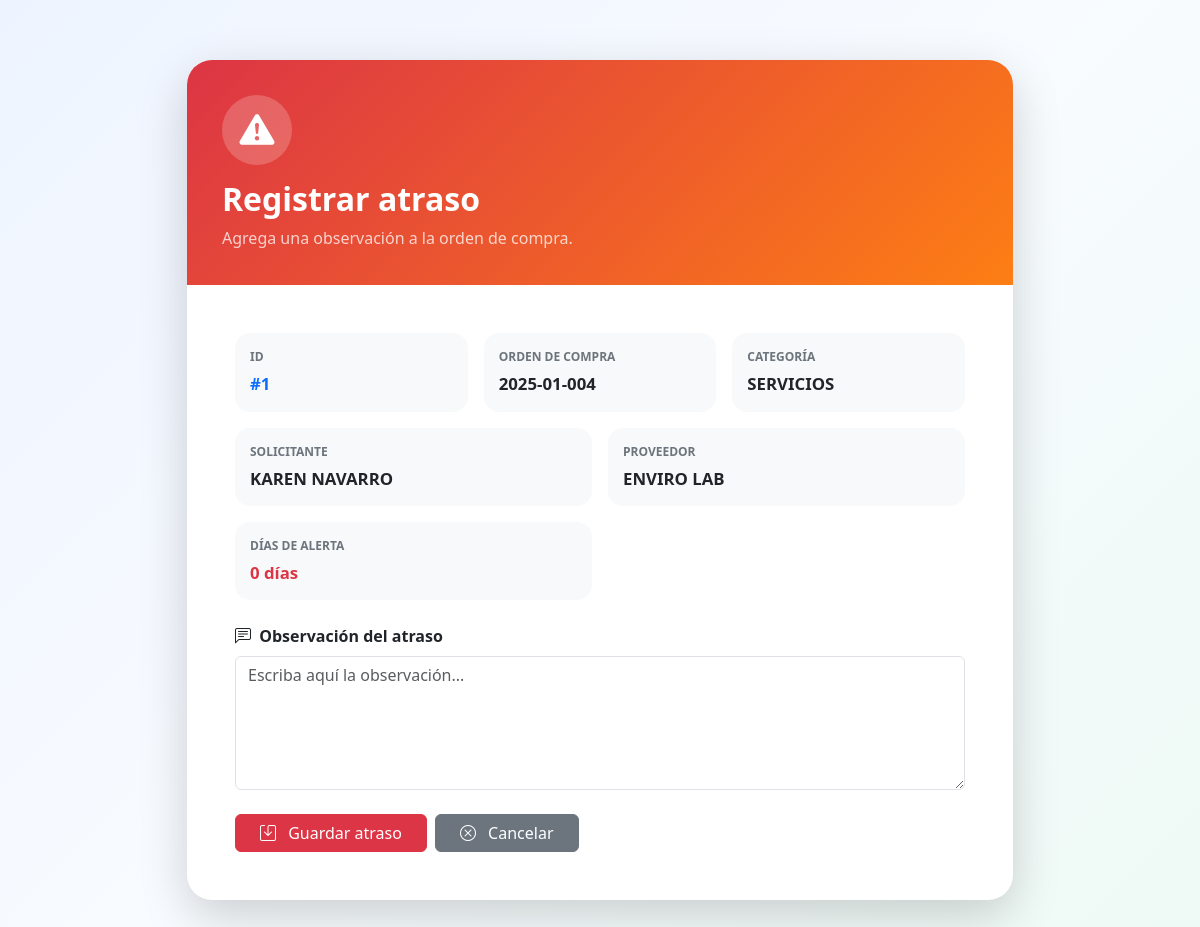
The page /php/guardar_atraso.php?id=1 on the database its author committed.
### tables this page shows
CREATE TABLE `compras_detalle` (
  `id` int(11) NOT NULL AUTO_INCREMENT,
  `fecha_solicitud` date DEFAULT NULL,
  `status` varchar(50) DEFAULT NULL,
  `solicitud` varchar(50) DEFAULT NULL,
  `categoria` varchar(50) DEFAULT NULL,
  `destino` varchar(50) DEFAULT NULL,
  `area` varchar(50) DEFAULT NULL,
  `solicitante` varchar(100) DEFAULT NULL,
  `descripcion` text DEFAULT NULL,
  `proveedor` varchar(100) DEFAULT NULL,
  `orden_compra` varchar(50) DEFAULT NULL,
  `fecha_aprobada` date DEFAULT NULL,
  `llego_terminal` varchar(10) DEFAULT NULL,
  `llego_isla` varchar(10) DEFAULT NULL,
  `fecha_llegada_isla` date DEFAULT NULL,
  `fecha_llegada` date DEFAULT NULL,
  `status_entrega` varchar(100) DEFAULT NULL,
  `fecha_cierre_oc` datetime DEFAULT NULL,
  `contador_dias` int(11) DEFAULT NULL,
  `alertas_dias` int(11) DEFAULT NULL,
  `fecha_alerta` date DEFAULT NULL,
  `comentario` varchar(255) DEFAULT NULL,
  PRIMARY KEY (`id`)
);

### php/guardar_atraso.php (the view, shortened to what this page needs)
<?php
require_once __DIR__ . '/conexion.php';
$con->set_charset("utf8mb4");
$id_recibido = $_POST['id'] ?? $_GET['id'] ?? '';
$id = filter_var(
    $id_recibido,
    FILTER_VALIDATE_INT
);
?>
<?php
$sql = "
    SELECT
        id,
        fecha_solicitud,
        solicitud,
        categoria,
        area,
        solicitante,
        descripcion,
        proveedor,
        orden_compra,
        llego_terminal,
        llego_isla,
        fecha_llegada,
        fecha_llegada_isla,
        status_entrega,
        fecha_cierre_oc,
        contador_dias,
        alertas_dias,
        comentario
    FROM compras_detalle
    WHERE id = ?
    LIMIT 1
";
$stmt = $con->prepare($sql);
$stmt->bind_param(
    "i",
    $id
);
if (!$stmt->execute()) {
    die("Error ejecutando consulta: "
        . $stmt->error);
}
$resultado = $stmt->get_result();
$compra = $resultado->fetch_assoc();
$orden_compra = $compra['orden_compra'] ?? '';
$categoria = $compra['categoria'] ?? '';
$solicitante = $compra['solicitante'] ?? '';
$proveedor = $compra['proveedor'] ?? '';
$alertas_dias = (int)(
    $compra['alertas_dias'] ?? 0
);
if ($_SERVER['REQUEST_METHOD'] !== 'POST') {
?>
    <!DOCTYPE html>
    <html lang="es">
    <head>
        <link
            href="https://cdn.jsdelivr.net/npm/bootstrap@5.3.3/dist/css/bootstrap.min.css"
            rel="stylesheet">
        <link
            href="https://cdn.jsdelivr.net/npm/bootstrap-icons@1.11.3/font/bootstrap-icons.css"
            rel="stylesheet">
    </head>
    <body>
        <div class="container contenedor">
            <div class="card shadow-lg">
                <div class="header">
                    <div class="icono">
                        <i class="bi bi-exclamation-triangle-fill"></i>
                    </div>
                    <h2 class="fw-bold">
                        Registrar atraso
                    </h2>
                    <p class="mb-0 opacity-75">
                        Agrega una observación a la orden de compra.
                    </p>
                </div>
                <div class="card-body p-4 p-md-5">
                    <div class="row g-3 mb-4">
                        <div class="col-md-4">
                            <div class="dato">
                                <div class="dato-label">
                                    ID
                                </div>
                                <div class="dato-valor text-primary">
                                    #<?= $id ?>
                                </div>
                            </div>
                        </div>
                        <div class="col-md-4">
                            <div class="dato">
                                <div class="dato-label">
                                    Orden de compra
                                </div>
                                <div class="dato-valor">
                                    <?= htmlspecialchars(
                                        $orden_compra
                                    ) ?>
                                </div>
                            </div>
                        </div>
                        <div class="col-md-4">
                            <div class="dato">
                                <div class="dato-label">
                                    Categoría
                                </div>
                                <div class="dato-valor">
                                    <?= htmlspecialchars(
                                        $categoria
                                    ) ?>
                                </div>
                            </div>
                        </div>
                        <div class="col-md-6">
                            <div class="dato">
                                <div class="dato-label">
                                    Solicitante
                                </div>
                                <div class="dato-valor">
                                    <?= htmlspecialchars(
                                        $solicitante
                                    ) ?>
                                </div>
                            </div>
                        </div>
                        <div class="col-md-6">
                            <div class="dato">
                                <div class="dato-label">
                                    Proveedor
                                </div>
                                <div class="dato-valor">
                                    <?= htmlspecialchars(
                                        $proveedor
                                    ) ?>
                                </div>
                            </div>
                        </div>
                        <div class="col-md-6">
                            <div class="dato">
                                <div class="dato-label">
                                    Días de alerta
                                </div>
                                <div class="dato-valor text-danger">
                                    <?= $alertas_dias ?> días
                                </div>
                            </div>
                        </div>
                    </div>
                    <form
                        method="POST"
                        action="guardar_atraso.php">
                        <div class="mb-4">
                            <label
                                class="form-label fw-bold"
                                for="comentario">
                                <i class="bi bi-chat-left-text me-1"></i>
                                Observación del atraso
                            </label>
                            <textarea
                                class="form-control"
                                id="comentario"
                                name="comentario"
                                rows="5"
                                required
                                placeholder="Escriba aquí la observación..."><?= htmlspecialchars(
                                                                                ) ?></textarea>
                        </div>
                        <div class="d-flex gap-2">
                            <button
                                type="submit"
                                class="btn btn-danger px-4">
                                <i class="bi bi-save me-2"></i>
                                Guardar atraso
                            </button>
                            <a
                                href="../view/panel_oc.php?id=<?= $id ?>"
                                class="btn btn-secondary px-4">
                                <i class="bi bi-x-circle me-2"></i>
                                Cancelar
                            </a>
                        </div>
                    </form>
                </div>
            </div>
        </div>
    </body>
    </html>
<?php
    exit;
}
?>

### php/guardar_atraso.php (style rules this page uses)
body { background: linear-gradient(135deg, #eef4ff, #f8fbff, #eefaf5); min-height: 100vh; }
.contenedor { max-width: 850px; margin: 60px auto; }
.card { border: none; border-radius: 25px; overflow: hidden; }
.header { background: linear-gradient(135deg, #dc3545, #fd7e14); color: white; padding: 35px; }
.icono { width: 70px; height: 70px; border-radius: 50%; background: rgba(255, 255, 255, .20); display: flex; align-items: center; justify-content: center; font-size: 35px; margin-bottom: 15px; }
.dato { background: #f8f9fa; border-radius: 15px; padding: 15px; height: 100%; }
.dato-label { font-size: .75rem; text-transform: uppercase; color: #6c757d; font-weight: bold; }
.dato-valor { font-size: 1.05rem; font-weight: 600; margin-top: 5px; }

### rows shown on the page
compras_detalle: orden_compra "2025-01-004", categoria "SERVICIOS", solicitante "KAREN NAVARRO", proveedor "ENVIRO LAB", alertas_dias "0"

### other values the page prints
$id "1"
